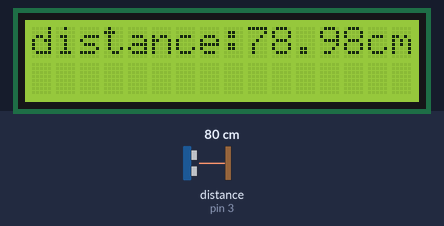
The sketch below on a simulated Arduino Uno, built with avr-gcc and run on an emulated ATmega328P. On the bench: 16×2 character LCD. Wiring (inferred from the names in the program): ultrasonic range finder: trigger pin 2; echo pin 3. Inputs (shaded band) come from the test bench; at power-on: distance to the obstacle (sensor on pin 3) 80 cm. The echo pulse lasts 58.3 µs per cm; what the sketch prints to the serial monitor is not drawn.

Above: at 1.2 s.
1.3 s: distance to the obstacle (sensor on pin 3) set to 2 cm
At 1.84 s:
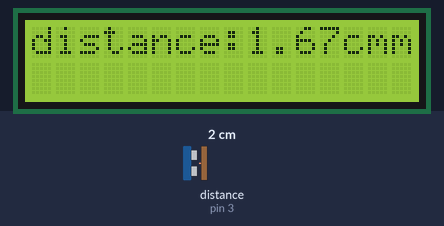
3.7 s: distance to the obstacle (sensor on pin 3) set to 4 cm
At 5.2 s:
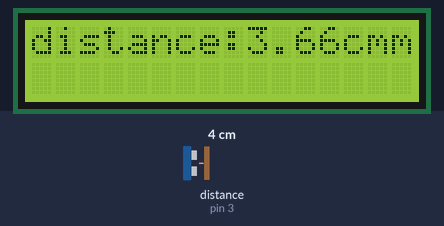
5.5 s: distance to the obstacle (sensor on pin 3) set to 35 cm
At 7.9 s:
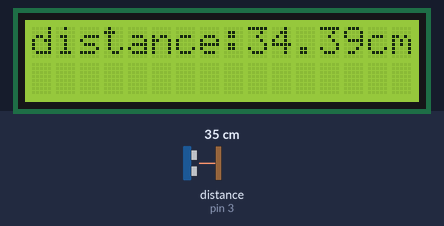
Timing chart, 0 to 9.4 s (numbered marks = the images above; inputs shaded):
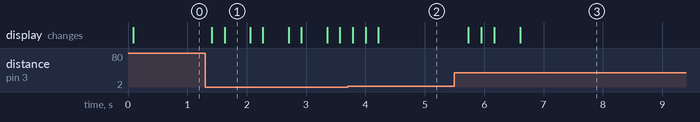

The sketch:

code.ino
```cpp
#include <Wire.h>
#include <LiquidCrystal_I2C.h>

LiquidCrystal_I2C lcd(0x3f,16,2);  // set the LCD address to 0x27 for a 16 chars and 2 line display


const int trig = 2;
const int echo = 3;
float duree;
float distance;

void setup() {
  // put your setup code here, to run once:
  pinMode(trig, OUTPUT);
  pinMode(echo, INPUT);
  Serial.begin(115200);
  // initialize the lcd
  lcd.init();
  // Print a message to the LCD.
  lcd.backlight();
}

void loop() {
  // put your main code here, to run repeatedly:
  digitalWrite(trig, LOW);
  delayMicroseconds(10);
  digitalWrite(trig, HIGH);
  delayMicroseconds(10);
  digitalWrite(trig, LOW);

  duree = pulseIn(echo, HIGH);
  distance = duree*0.034/2;
  Serial.print("Distance : ");
  Serial.print(distance);
  Serial.println("cm");
  lcd.setCursor(0,0);
  lcd.print("distance:");
  lcd.print(distance);
  lcd.print("cm");
  delay(200);
}
```

Measured:
- after the input at 1.3 s, the display: first changes after 0.11 s (image 1 shows a later state)
- after the input at 3.7 s, the display: changes after 0.09 s (image 2)
- after the input at 5.5 s, the display: changes after 0.23 s (image 3)
- what the display in image 1 shows lasts 0.5 s, from 1.6 s to 2.1 s
